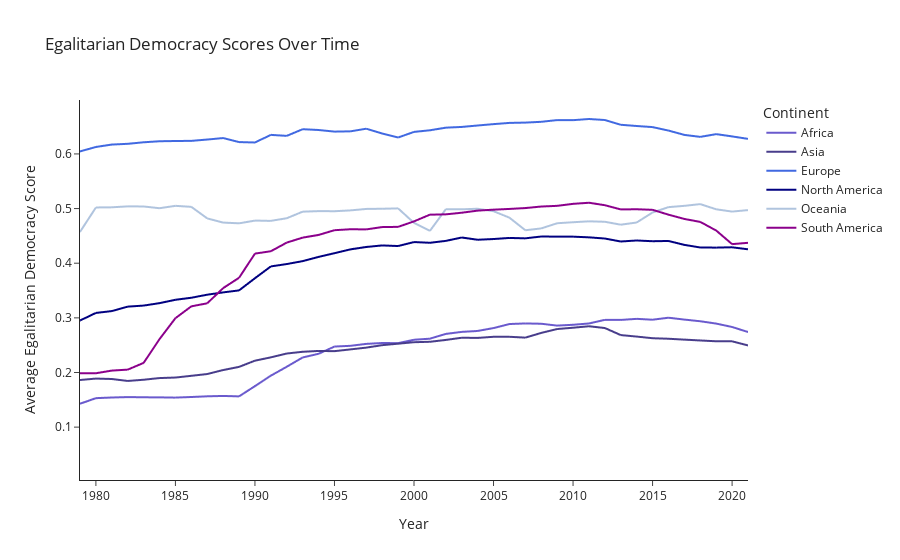

Source (notebook cell):
### Code cell
egalitarian_democracy_continent_updated = px.line(grouped_vdem_update, x = 'year', y = 'v2x_egaldem', color = 'Continent',
                             title = "Egalitarian Democracy Scores Over Time", 
                             color_discrete_sequence = ['slateblue', 'darkslateblue', 'royalblue', 'navy', 'lightsteelblue', 'darkmagenta'],
                             labels = {
                                 'v2x_egaldem': "Average Egalitarian Democracy Score",
                                 'year': 'Year'
                             },
                             template = 'simple_white')

egalitarian_democracy_continent_updated.update_xaxes(range = [1979, 2021])

egalitarian_democracy_continent_updated.show()

### Figure 1 — Plotly figure (JSON) as saved in the notebook; plotly's stock layout.template omitted (floating-point values rounded to 4 significant figures; data arrays with more than 128 entries replaced by an {"elided": "..."} marker saying what was removed)
{"data": [{"hovertemplate": "Continent=Africa<br>Year=%{x}<br>Average Egalitarian Democracy Score=%{y}<extra></extra>", "legendgroup": "Africa", "line": {"color": "slateblue", "dash": "solid"}, "marker": {"symbol": "circle"}, "mode": "lines", "name": "Africa", "showlegend": true, "type": "scattergl", "x": {"elided": "233 int values"}, "xaxis": "x", "y": {"elided": "233 float values"}, "yaxis": "y"}, {"hovertemplate": "Continent=Asia<br>Year=%{x}<br>Average Egalitarian Democracy Score=%{y}<extra></extra>", "legendgroup": "Asia", "line": {"color": "darkslateblue", "dash": "solid"}, "marker": {"symbol": "circle"}, "mode": "lines", "name": "Asia", "showlegend": true, "type": "scattergl", "x": {"elided": "233 int values"}, "xaxis": "x", "y": {"elided": "233 float values"}, "yaxis": "y"}, {"hovertemplate": "Continent=Europe<br>Year=%{x}<br>Average Egalitarian Democracy Score=%{y}<extra></extra>", "legendgroup": "Europe", "line": {"color": "royalblue", "dash": "solid"}, "marker": {"symbol": "circle"}, "mode": "lines", "name": "Europe", "showlegend": true, "type": "scattergl", "x": {"elided": "233 int values"}, "xaxis": "x", "y": {"elided": "233 float values"}, "yaxis": "y"}, {"hovertemplate": "Continent=North America<br>Year=%{x}<br>Average Egalitarian Democracy Score=%{y}<extra></extra>", "legendgroup": "North America", "line": {"color": "navy", "dash": "solid"}, "marker": {"symbol": "circle"}, "mode": "lines", "name": "North America", "showlegend": true, "type": "scattergl", "x": {"elided": "233 int values"}, "xaxis": "x", "y": {"elided": "233 float values"}, "yaxis": "y"}, {"hovertemplate": "Continent=Oceania<br>Year=%{x}<br>Average Egalitarian Democracy Score=%{y}<extra></extra>", "legendgroup": "Oceania", "line": {"color": "lightsteelblue", "dash": "solid"}, "marker": {"symbol": "circle"}, "mode": "lines", "name": "Oceania", "showlegend": true, "type": "scattergl", "x": {"elided": "233 int values"}, "xaxis": "x", "y": {"elided": "233 float values"}, "yaxis": "y"}, {"hovertemplate": "Continent=South America<br>Year=%{x}<br>Average Egalitarian Democracy Score=%{y}<extra></extra>", "legendgroup": "South America", "line": {"color": "darkmagenta", "dash": "solid"}, "marker": {"symbol": "circle"}, "mode": "lines", "name": "South America", "showlegend": true, "type": "scattergl", "x": {"elided": "233 int values"}, "xaxis": "x", "y": {"elided": "233 float values"}, "yaxis": "y"}], "layout": {"autosize": true, "legend": {"title": {"text": "Continent"}, "tracegroupgap": 0}, "title": {"text": "Egalitarian Democracy Scores Over Time"}, "xaxis": {"anchor": "y", "domain": [0, 1], "range": [1979, 2021], "title": {"text": "Year"}, "type": "linear"}, "yaxis": {"anchor": "x", "autorange": true, "domain": [0, 1], "range": [0.003259, 0.6987], "title": {"text": "Average Egalitarian Democracy Score"}, "type": "linear"}}}
